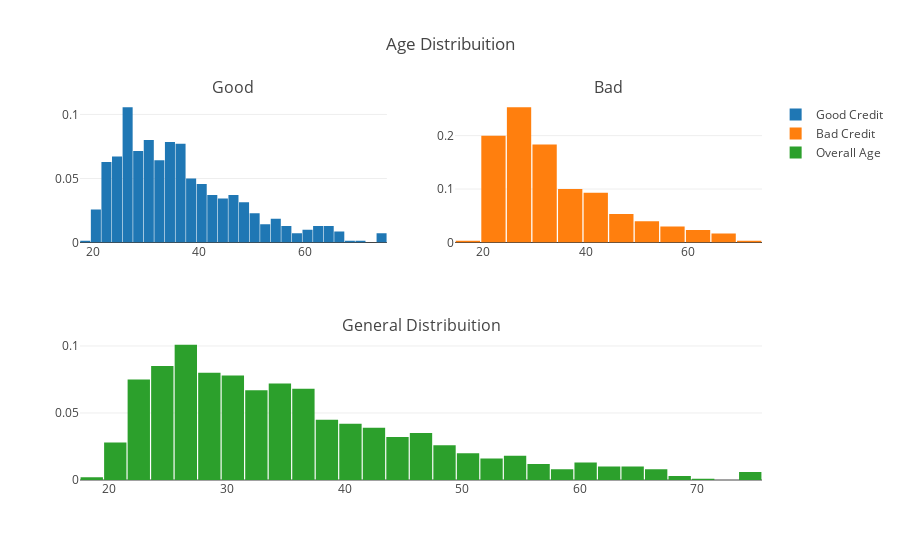

The cell this chart's notebook holds for it:
### Code cell
df_good = df_credit.loc[df_credit["Risk"] == 'good']['Age'].values.tolist()
df_bad = df_credit.loc[df_credit["Risk"] == 'bad']['Age'].values.tolist()
df_age = df_credit['Age'].values.tolist()

#First plot
trace0 = go.Histogram(
    x=df_good,
    histnorm='probability',
    name="Good Credit"
)
#Second plot
trace1 = go.Histogram(
    x=df_bad,
    histnorm='probability',
    name="Bad Credit"
)
#Third plot
trace2 = go.Histogram(
    x=df_age,
    histnorm='probability',
    name="Overall Age"
)

#Creating the grid
fig = tls.make_subplots(rows=2, cols=2, specs=[[{}, {}], [{'colspan': 2}, None]],
                          subplot_titles=('Good','Bad', 'General Distribuition'))

#setting the figs
fig.append_trace(trace0, 1, 1)
fig.append_trace(trace1, 1, 2)
fig.append_trace(trace2, 2, 1)

fig['layout'].update(showlegend=True, title='Age Distribuition', bargap=0.05)
py.iplot(fig, filename='custom-sized-subplot-with-subplot-titles')

### Figure 1 — Plotly figure (JSON) as saved in the notebook; plotly's stock layout.template omitted (floating-point values rounded to 4 significant figures; data arrays with more than 128 entries replaced by an {"elided": "..."} marker saying what was removed)
{"data": [{"histnorm": "probability", "name": "Good Credit", "type": "histogram", "x": {"elided": "700 int values"}, "xaxis": "x1", "yaxis": "y1"}, {"histnorm": "probability", "name": "Bad Credit", "type": "histogram", "x": {"elided": "300 int values"}, "xaxis": "x2", "yaxis": "y2"}, {"histnorm": "probability", "name": "Overall Age", "type": "histogram", "x": {"elided": "1000 int values"}, "xaxis": "x3", "yaxis": "y3"}], "layout": {"annotations": [{"font": {"size": 16}, "showarrow": false, "text": "Good", "x": 0.225, "xanchor": "center", "xref": "paper", "y": 1, "yanchor": "bottom", "yref": "paper"}, {"font": {"size": 16}, "showarrow": false, "text": "Bad", "x": 0.775, "xanchor": "center", "xref": "paper", "y": 1, "yanchor": "bottom", "yref": "paper"}, {"font": {"size": 16}, "showarrow": false, "text": "General Distribuition", "x": 0.5, "xanchor": "center", "xref": "paper", "y": 0.375, "yanchor": "bottom", "yref": "paper"}], "bargap": 0.05, "showlegend": true, "title": "Age Distribuition", "xaxis1": {"anchor": "y1", "domain": [0, 0.45]}, "xaxis2": {"anchor": "y2", "domain": [0.55, 1]}, "xaxis3": {"anchor": "y3", "domain": [0, 1]}, "yaxis1": {"anchor": "x1", "domain": [0.625, 1]}, "yaxis2": {"anchor": "x2", "domain": [0.625, 1]}, "yaxis3": {"anchor": "x3", "domain": [0, 0.375]}}}
